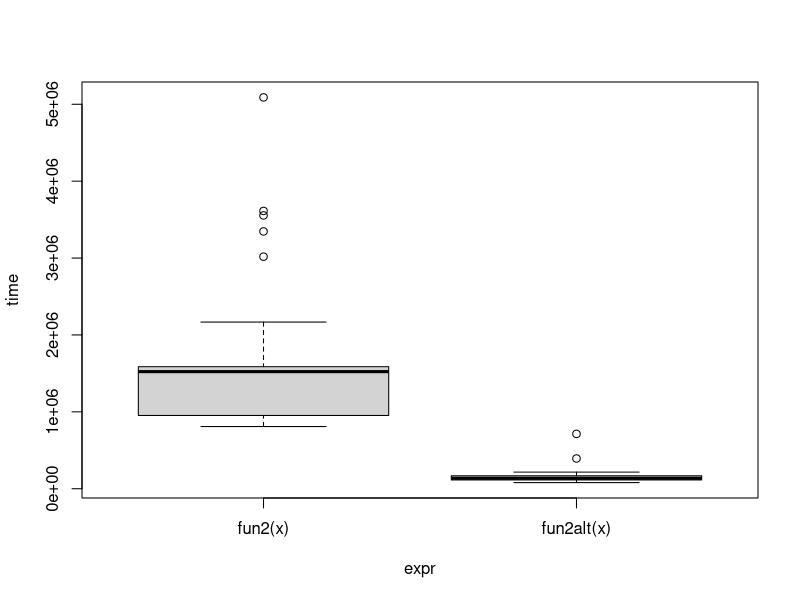
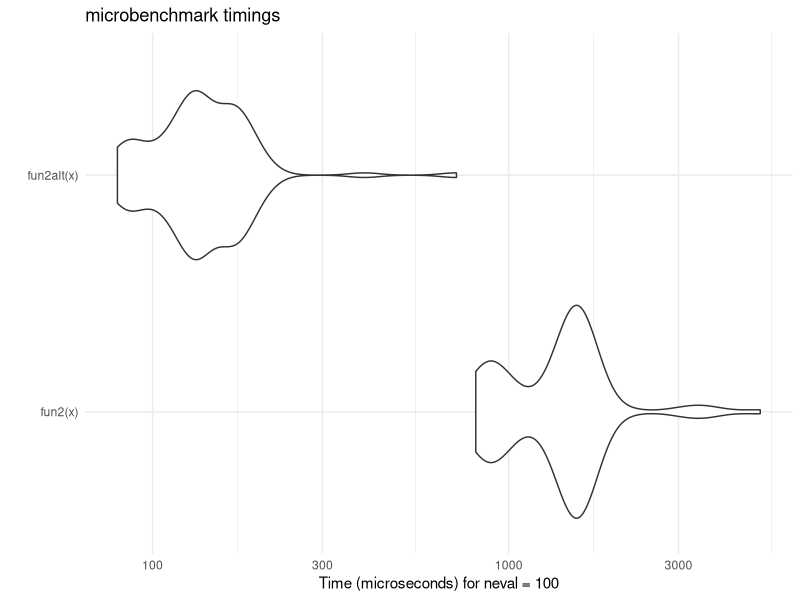

Write the R code that produced these figures, in order. (Note: this script raises an error after producing the figures.)
## ---- chunk 1
fun1 <- function(n = 100, k = 4, lambda = 4) {
  x <- NULL
  
  for (i in 1:n)
    x <- rbind(x, rpois(k, lambda))
  
  return(x)
}

fun1alt <- function(n = 100, k = 4, lambda = 4) {
  matrix(rpois(n*k, lambda = lambda), ncol = k)
}

# Benchmarking
microbenchmark::microbenchmark(
  fun1(100),
  fun1alt(100),
  unit="ns"
)
## ---- chunk 2
# Data Generating Process (10 x 10,000 matrix)
set.seed(1234)
x <- matrix(rnorm(1e4), nrow=10)

# Find each column's max value
fun2 <- function(x) {
  apply(x, 2, max)
}

fun2alt <- function(x) {
  x[cbind(max.col(t(x)), 1:ncol(x))]
}

# Benchmarking
bench <- microbenchmark::microbenchmark(
  fun2(x),
  fun2alt(x),
  unit="us"
)

bench
## ---- chunk 3
plot(bench)
ggplot2::autoplot(bench) +
  ggplot2::theme_minimal()
## ---- chunk 4
my_boot <- function(dat, stat, R, ncpus = 1L) {
  
  # Getting the random indices
  n <- nrow(dat)
  idx <- matrix(sample.int(n, n*R, TRUE), nrow=n, ncol=R)
 
  # Making the cluster using `ncpus`
  # STEP 1: GOES HERE
  cl <- makePSOCKcluster(ncpus)
  # STEP 2: GOES HERE
  clusterExport(cl,varlist=c("idx", "dat", "stat"), envir = environment())
  
  # STEP 3: THIS FUNCTION NEEDS TO BE REPLACED WITH parLapply
  ans <- parLapply(cl, seq_len(R), function(i) {
    stat(dat[idx[,i], , drop=FALSE])
  })
  
  # Coercing the list into a matrix
  ans <- do.call(rbind, ans)
  
  # STEP 4: GOES HERE
  
  stopCluster(cl)
  
  ans
  
}
## ---- chunk 5
library(parallel)
# Bootstrap of a linear regression model
my_stat <- function(d) coef(lm(y~x, data=d))

# DATA SIM
set.seed(1)
n <- 500 
R <- 1e4
x <- cbind(rnorm(n)) 
y <- x*5 + rnorm(n)

# Check if we get something similar as lm
ans0 <- confint(lm(y~x))

cat("OLS CI \n")

ans0

ans1 <- my_boot(dat = data.frame(x,y), my_stat, R = R, ncpus = 4)

qs <- c(.025, .975)

cat("Bootstrp CI \n")

print(t(apply(ans1, 2, quantile, probs = qs)))


## ---- chunk 6
parallel::detectCores()

system.time(my_boot(dat = data.frame(x,y), my_stat, R = 4000, ncpus = 1L))

system.time(my_boot(dat = data.frame(x,y), my_stat, R = 4000, ncpus = 8L))

